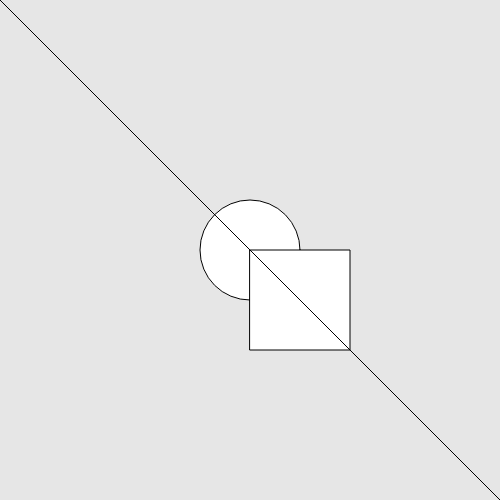
Frame 1 (no input)
Frame 60 (no input): identical to frame 1, image omitted
Frame 120 (the mouse pressed at the canvas centre since frame 60): identical to frame 1, image omitted

The p5.js sketch that drew this single still picture (run headless with seeded random() and noise() and a simulated clock; from frame 60 on, the mouse is pressed at the canvas centre):

// p5.js sketch
// ── sketch.js
/*
Exercise instructions:
1. Position the circle on the top-left area of the canvas
2. Position the square at the bottom right
3. Draw a line between the circle centre and the square top-left corner?
*/


function setup() {
  createCanvas(500, 500);
}

function draw() {
  background(230);
  ellipse(width/2, height/2, 100, 100);
  rect(width/2, height/2, 100, 100);
  line(0, 0, width, height);
}
